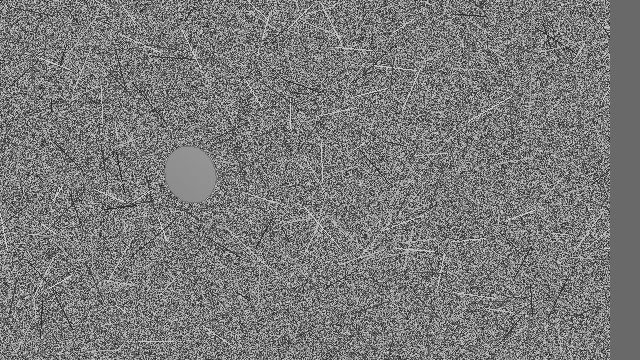
#> input picture tests/fixtures/nest_presence/synthetic_eggs_01.jpg, 640 x 360 px
$ python -i sort_captures.py   (imports and definitions only)
#> lines starting #> are read from the running program, lines starting #| are printed output that depends on the picture; after the words box and inside, x2 and y2 are one past the last pixel; in counts of white or black regions, pixels touching at a corner belong together
#!/usr/bin/env python3
"""Lightweight offline nest pre-sorter; no camera, models, or .env access."""
from __future__ import print_function

import argparse
import csv
import ctypes
import fcntl
import os
from pathlib import Path
import random
import re
import sys
import time

import cv2
import numpy as np


CATEGORIES = ('empty', 'unknown', 'eggs')
CAPTURE_NAME = re.compile(r'^\d{8}T\d{6}_\d{6}Z(?:-(?:left|right|top|bottom|center))?\.jpg$')


# [4 lines left out: function capture_files, not called in this run]


def chicken_region(smooth, valid, chicken_area=4500):
    """Find a hen-sized region with broad smooth plumage or feather texture.

    Inputs are 640x360 masks, with background exclusions already removed from
    smooth. Closing can merge an egg pile into one large blob: measure thickness
    on the *unclosed* mask, and retain textured hens even without a thick patch.
    These presence cues never participate in identity comparison.
    """
    joined = cv2.morphologyEx(smooth, cv2.MORPH_CLOSE, np.ones((15, 15), np.uint8))
    joined = cv2.bitwise_and(joined, valid)
    contours = cv2.findContours(joined, cv2.RETR_EXTERNAL,
                                cv2.CHAIN_APPROX_SIMPLE)[-2]
    contours = sorted(contours, key=cv2.contourArea, reverse=True)
    distance = None
    for contour in contours:
        area = cv2.contourArea(contour)
        if area < chicken_area:
            break
        if distance is None:
            distance = cv2.distanceTransform(smooth, cv2.DIST_L2, 5)
        region = np.zeros(smooth.shape, np.uint8)
        cv2.drawContours(region, [contour], -1, 255, -1)
        inside = (region != 0) & (valid != 0)
        radius = float(distance[inside].max())
        smooth_fraction = float(np.mean(smooth[inside] != 0))
        if radius >= 22 or smooth_fraction < 0.75:
            return contour, float(area), True
        # A larger egg pile must not hide a smaller hen elsewhere in the frame.
    contour = contours[0] if contours else None
    area = float(cv2.contourArea(contour)) if contour is not None else 0.0
    return contour, area, False


def classify(path, chicken_area=4500, texture_threshold=8, background_mask=None):
    """Scores/coordinates are at 640x360, with reference-derived exclusions.

    Straw is locally textured. Smooth connected regions represent foreground;
    a supported hen region wins over any egg candidates. This is a heuristic, not ML.
    """
#> called with chicken_area = 4500, texture_threshold = 8
    image = cv2.imread(str(path), cv2.IMREAD_GRAYSCALE)
#> image is the input picture: shape (360, 640); min 25, max 227, mean 121.7
    if image is None:
        raise ValueError('Cannot decode image: ' + str(path))
    gray = cv2.resize(image, (640, 360), interpolation=cv2.INTER_AREA)
    pixels = gray.astype(np.float32)
    mean = cv2.blur(pixels, (7, 7))
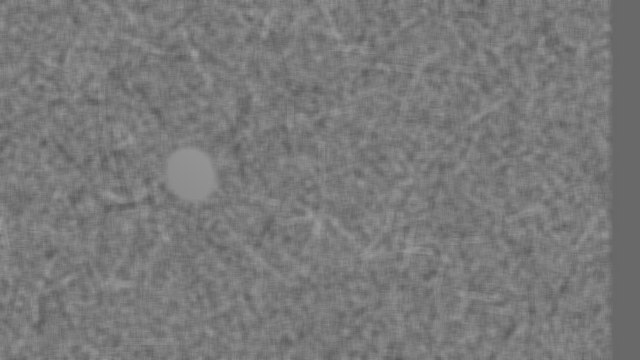
#> mean: shape (360, 640) float32; min 87.35, max 158.1, mean 121.7
    std = np.sqrt(np.maximum(0, cv2.blur(pixels * pixels, (7, 7)) - mean * mean))
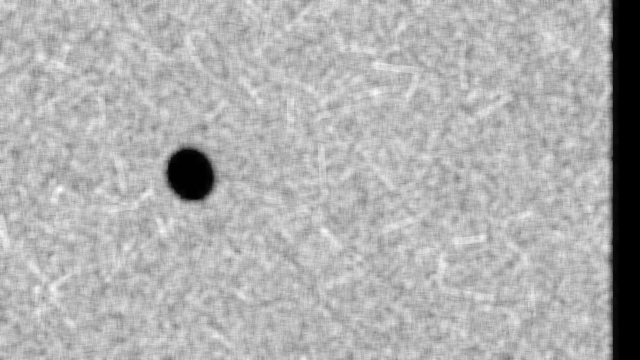
#> std: shape (360, 640) float32; min 0, max 65.01, mean 44.8; drawn with min black and max white
    mask = (std < texture_threshold).astype(np.uint8) * 255
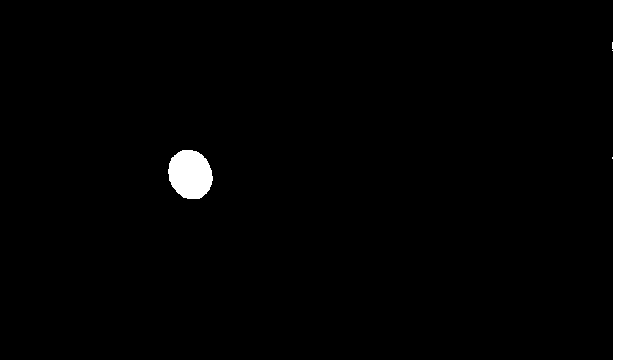
#> mask: shape (360, 640); 5% white; 2 white regions, box (x1, y1, x2, y2) and area: (612, 0, 640, 360) 9730, (168, 150, 213, 199) 1718
    if background_mask is not None:
        mask[background_mask] = 0
    mask = cv2.morphologyEx(mask, cv2.MORPH_OPEN, np.ones((3, 3), np.uint8))
#> mask: shape (360, 640); 5% white; 2 white regions
    valid = np.full(gray.shape, 255, np.uint8)
    if background_mask is not None:
        valid[background_mask] = 0
    unused_contour, largest, chicken = chicken_region(mask, valid, chicken_area)
#> in chicken_region, `contours = cv2.findContours(joined, cv2.RETR_EXTERNAL, cv2.CHAIN_APPRO..`: contours = 2 contours; box (x1, y1, x2, y2) and area: (612, 0, 640, 360) 9341, (168, 150, 213, 199) 1650
#> the loop in chicken_region, `for contour in contours:` made 1 pass
#> (area, radius, smooth_fraction) on pass 1: (9341, 27.79, 1)
#> pass 1, in chicken_region, `distance = cv2.distanceTransform(smooth, cv2.DIST_L2, 5)`:
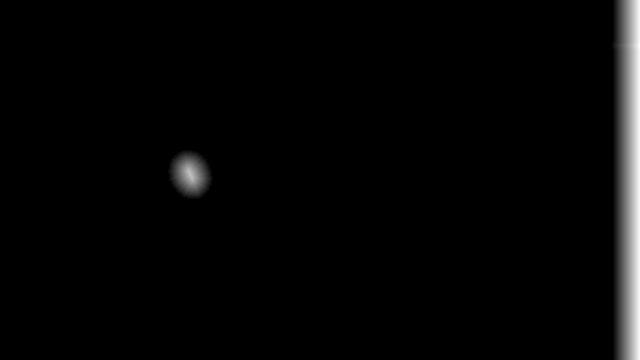
#> distance: shape (360, 640) float32; min 0, max 27.79, mean 0.6; drawn with min black and max white
#> pass 1, in chicken_region, `inside = (region != 0) & (valid != 0)`:
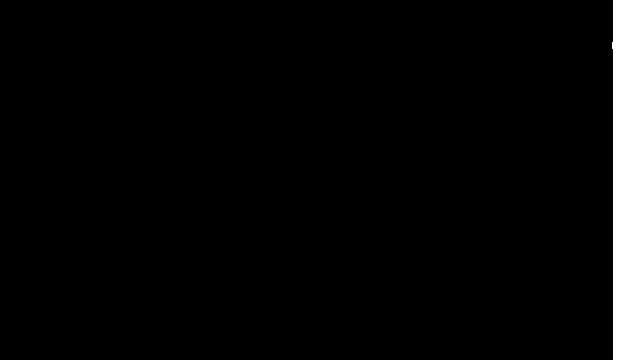
#> inside: shape (360, 640) bool; 4.2% white; 1 white region, box (x1, y1, x2, y2) and area: (612, 0, 640, 360) 9727
#> unused_contour = [[613, 0], [613, 41], [612, 42], [612, 48], [613, 49], [613, 359], [639, 359], [639, 0]]; largest = 9341; chicken = True
    if chicken:
        return 'chicken', largest, []
    egg_mask = cv2.morphologyEx(mask, cv2.MORPH_OPEN,
                              cv2.getStructuringElement(cv2.MORPH_ELLIPSE, (13, 13)))
    contours = cv2.findContours(egg_mask, cv2.RETR_EXTERNAL,
                               cv2.CHAIN_APPROX_SIMPLE)[-2]
    eggs = []
    for contour in contours:
        area = cv2.contourArea(contour)
        if not 800 <= area <= 3000 or len(contour) < 5:
            continue
        x, y, w, h = cv2.boundingRect(contour)
        if x <= 0 or x + w >= 640 or y <= 0 or y + h >= 360:
            continue
        perimeter = cv2.arcLength(contour, True)
        circularity = 4 * np.pi * area / max(perimeter * perimeter, 1)
        solidity = area / max(cv2.contourArea(cv2.convexHull(contour)), 1)
        axes = cv2.fitEllipse(contour)[1]
        aspect = min(axes) / max(max(axes), 1)
        if circularity >= 0.65 and solidity >= 0.88 and aspect >= 0.6:
            eggs.append((x, y, w, h))
    category = 'eggs' if eggs else 'empty'
    return category, largest, eggs


# [90 lines left out: functions move_no_replace, main, not called in this run]


# [6 lines not run here, left out]

>>> result = classify('tests/fixtures/nest_presence/synthetic_eggs_01.jpg')
#> result = ('chicken', 9341, [])

$ run again, on tests/fixtures/nest_presence/synthetic_eggs_09.jpg
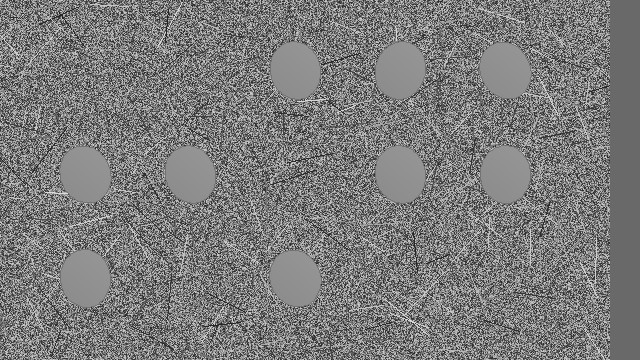
#> input picture tests/fixtures/nest_presence/synthetic_eggs_09.jpg, 640 x 360 px
#> in classify, image is the input picture: shape (360, 640); min 25, max 227, mean 123.4
#> in classify, `mask = (std < texture_threshold).astype(np.uint8) * 255`:
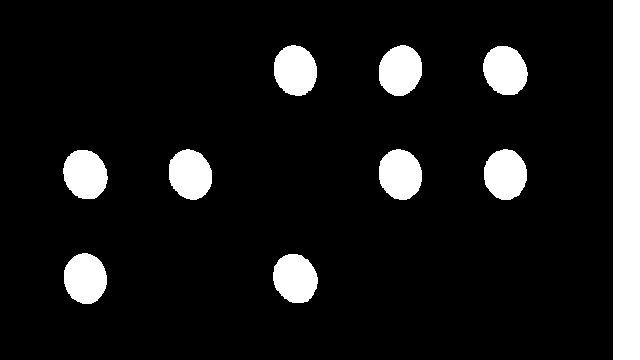
#> mask: shape (360, 640); 10.9% white; 10 white regions
#> contours = 10 contours; largest, box (x1, y1, x2, y2) and area: (613, 0, 640, 360) 9334, (379, 149, 422, 200) 1658, (274, 45, 317, 96) 1658, (379, 45, 422, 96) 1655, (484, 149, 527, 200) 1652
#> the loop in chicken_region, `for contour in contours:` made 1 pass
#> (contour, area, radius, smooth_fraction) on pass 1: ([[613, 0], [613, 359], [639, 359], [639, 0]], 9334, 27, 1)
#> pass 1, in chicken_region, `distance = cv2.distanceTransform(smooth, cv2.DIST_L2, 5)`:
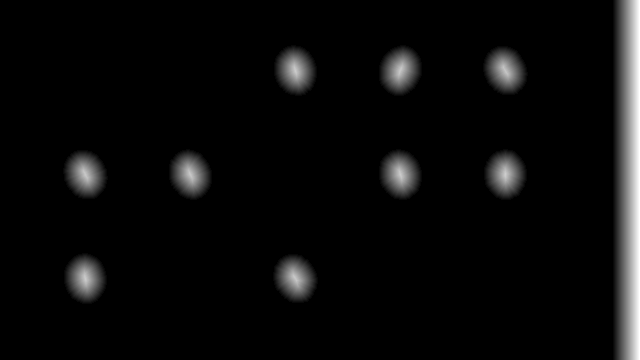
#> distance: shape (360, 640) float32; min 0, max 27, mean 1.1; drawn with min black and max white
#> unused_contour = [[613, 0], [613, 359], [639, 359], [639, 0]]; largest = 9334; chicken = True
#> result = ('chicken', 9334, [])

$ run again, on tests/fixtures/nest_presence/synthetic_eggs_15.jpg
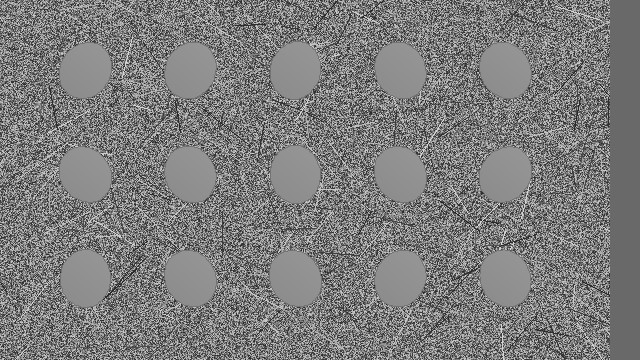
#> input picture tests/fixtures/nest_presence/synthetic_eggs_15.jpg, 640 x 360 px
#> in classify, image is the input picture: shape (360, 640); min 23, max 226, mean 124.6
#> in classify, `mask = (std < texture_threshold).astype(np.uint8) * 255`:
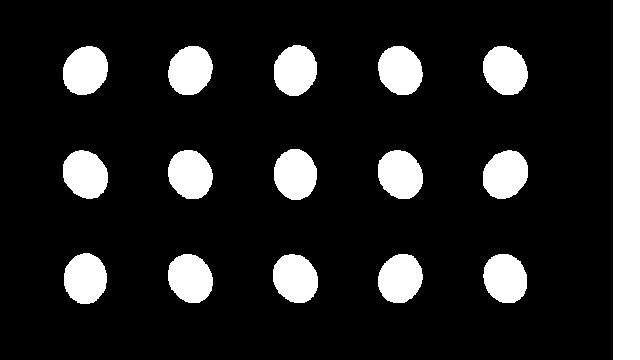
#> mask: shape (360, 640); 15.4% white; 16 white regions
#> contours = 16 contours; largest, box (x1, y1, x2, y2) and area: (613, 0, 640, 360) 9334, (63, 46, 108, 95) 1666, (273, 254, 318, 303) 1664, (274, 149, 317, 200) 1664, (378, 150, 423, 199) 1662
#> the loop in chicken_region, `for contour in contours:` made 1 pass
#> (contour, area, radius, smooth_fraction) on pass 1: ([[613, 0], [613, 359], [639, 359], [639, 0]], 9334, 27, 1)
#> pass 1, in chicken_region, `distance = cv2.distanceTransform(smooth, cv2.DIST_L2, 5)`:
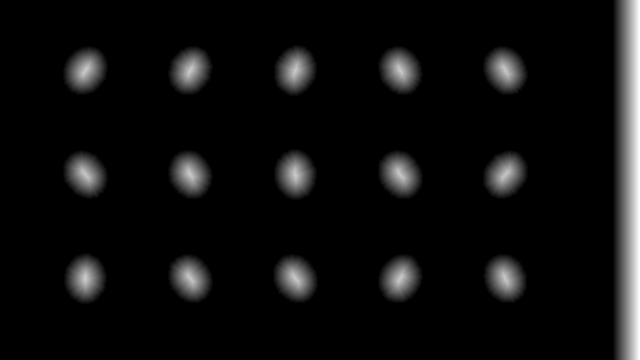
#> distance: shape (360, 640) float32; min 0, max 27, mean 1.5; drawn with min black and max white
#> unused_contour = [[613, 0], [613, 359], [639, 359], [639, 0]]; largest = 9334; chicken = True
#> result = ('chicken', 9334, [])
